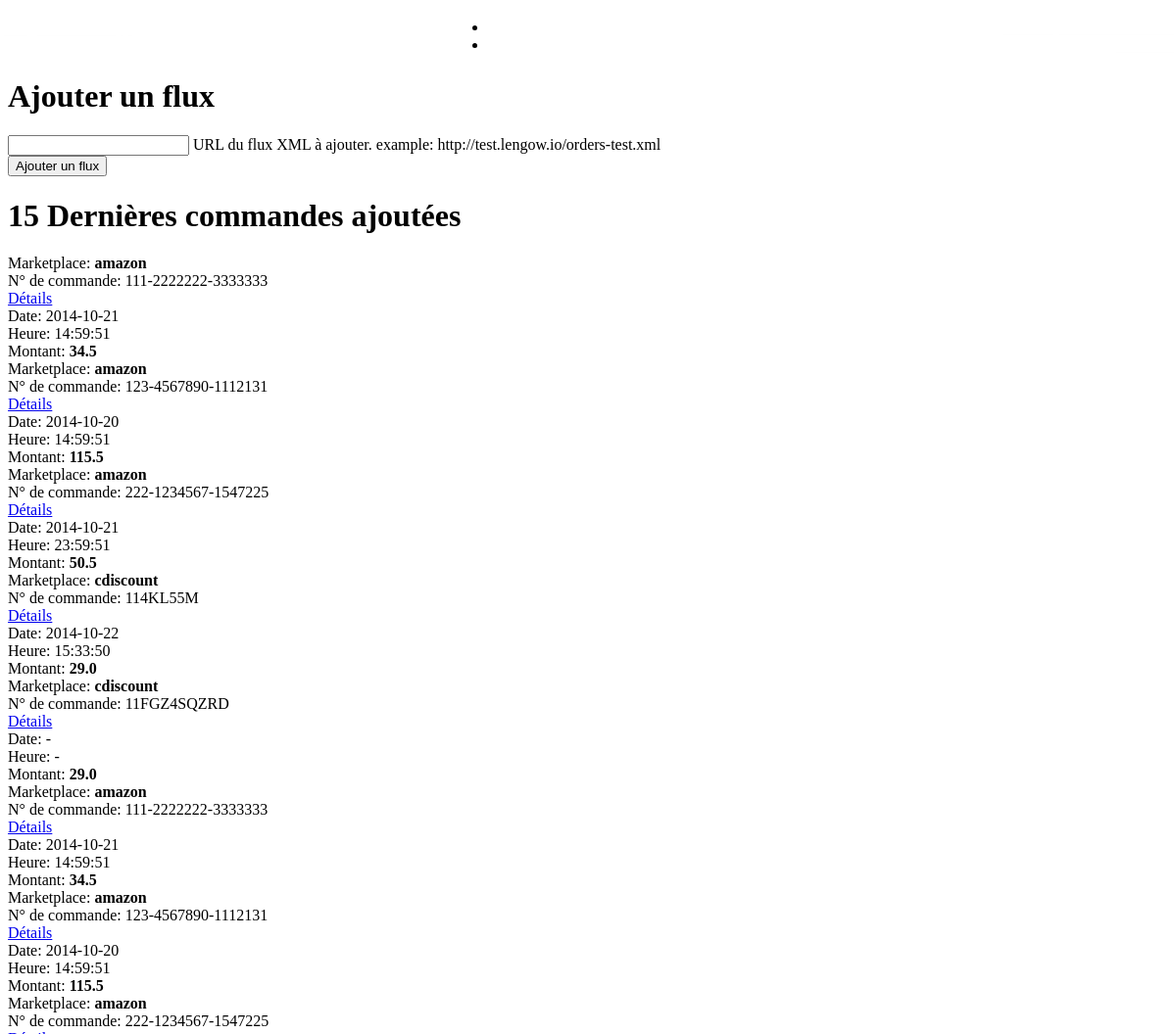
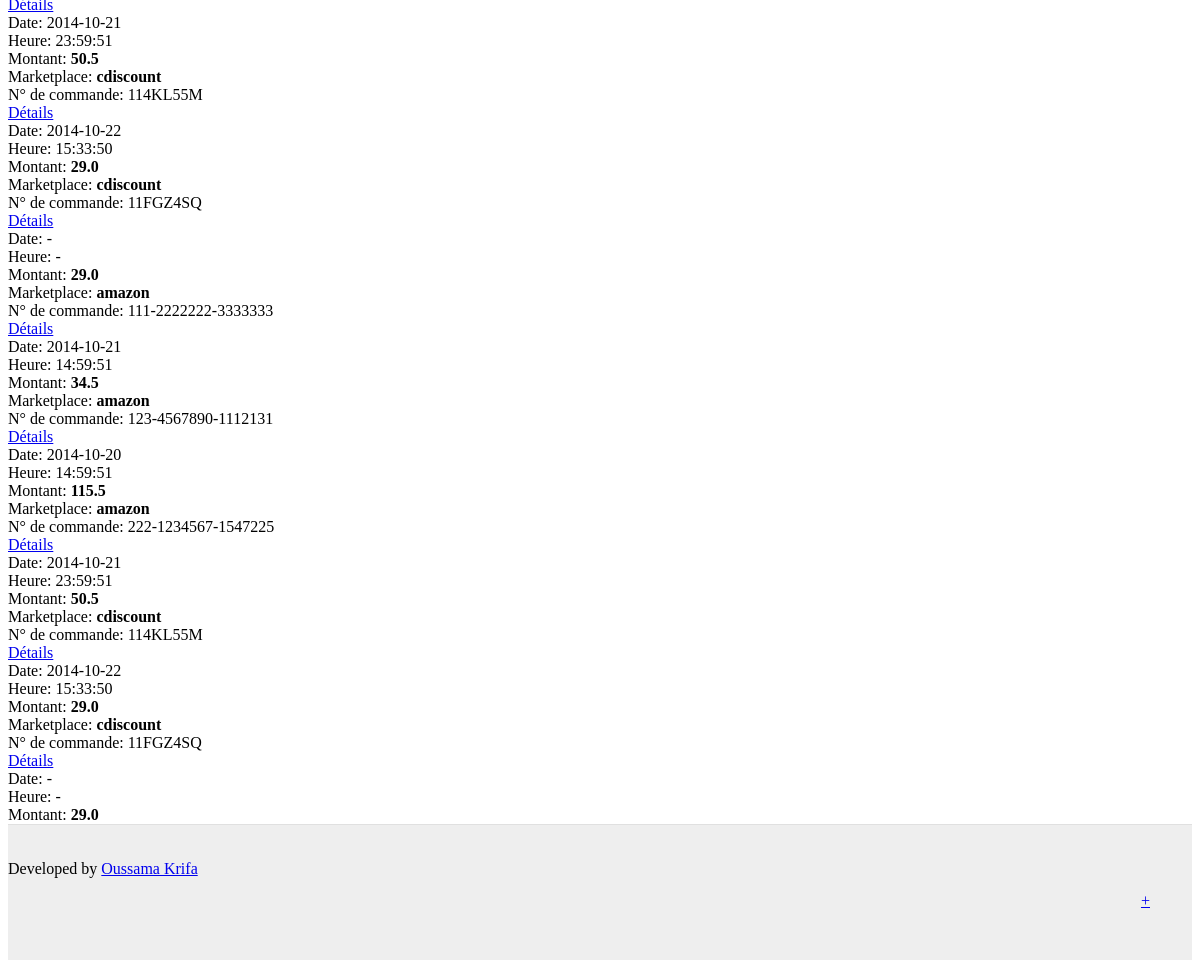
The page / on the database its author committed (2 pictures, top to bottom).
### orders/models.py (models this page shows)
class Order(models.Model):
    marketplace = models.CharField(max_length=50)
    order_id = models.CharField(max_length=50)
    order_purchase_date = models.CharField(max_length=15, blank=True)
    order_purchase_heure = models.CharField(max_length=15, blank=True)
    order_amount = models.CharField(max_length=50)

### orders/views.py (the view, shortened to what this page needs)
# urls.py: url(r'^$', views.index, name='index'),
def index(request):
    if request.method == 'GET':
        latest_orders = Order.objects.order_by('id')[:15]
        return render(request, 'orders/orders.html', {'latest_orders': latest_orders})
    else:
        latest_orders = Order.objects.order_by('id')[:15]
        return render(request, 'orders/orders.html', {'latest_orders': latest_orders})

### orders/templates/orders/orders.html (shortened to what this page needs)
{% extends 'base.html' %}
{% load staticfiles %}
{% block main %}
    <h1>Ajouter un flux</h1>
    <div class="mui-panel" xmlns="http://www.w3.org/1999/html">
        <form role="form" id="add-flux-form" action="" method="post">
            <div class="mui-textfield mui-textfield--float-label">
                <input type="text" name="url" required>
                <label>URL du flux XML à ajouter. example: http://test.lengow.io/orders-test.xml</label>
            </div>
            <input type="submit" class="mui-btn mui-btn--primary mui-btn--raised" value="Ajouter un flux" />
        </form>
    </div>
    {% if not latest_orders %}
        <div class="mui-panel">
            <h3><strong>Aucune</strong> commande n'a été trouvée, veuillez introduire de nouvelles commandes
                en ajoutant un <strong>flux</strong>.</h3>
        </div>
    {% else %}
        <h1>15 Dernières commandes ajoutées</h1>
    {% endif %}
    {% for order in latest_orders %}
    <div class="mui-panel">
        <div class="mui-row">
            <div class="mui-col-md-5 mui-col-sm-5">Marketplace: <strong>{{ order.marketplace }}</strong></div>
            <div class="mui-col-md-5 mui-col-sm-5">N° de commande: {{ order.order_id }}</div>
            <a class="mui-col-md-2 mui-col-sm-2 btn-detail mui-btn mui-btn--small mui-btn--primary mui-btn--raised" href="{% url 'order_detail' order.id %}">Détails</a>
        </div>
        <div class="mui-row">
            <div class="mui-col-md-3 mui-col-sm-3">Date: {{ order.order_purchase_date }}</div>
            <div class="mui-col-md-3 mui-col-sm-3">Heure: {{ order.order_purchase_heure }}</div>
            <div class="mui-col-md-3 mui-col-sm-3">Montant: <strong>{{ order.order_amount }}</strong></div>
        </div>
    </div>
    {% endfor %}
{% endblock main %}

### templates/base.html (shortened to what this page needs)
{% load staticfiles %}
<!doctype html>
<html>
<head>
    <link href="//cdn.muicss.com/mui-0.2.1/css/mui.min.css" rel="stylesheet" type="text/css" />
    <link href="{% static "css/style.css" %}" rel="stylesheet" type="text/css" />
</head>
<body>
{% block body %}
    <header class="mui-appbar mui--z1">
        <div class="mui-container">
            <table width="100%">
                <tr class="mui--appbar-height">
                    <td class="mui--text-title"><a href="{% url 'index' %}" class="title-link">Lengow Orders App</a></td>
                    <td align="right">
                        <ul class="mui-list--inline mui--text-body2">
                            <li><a href="{% url 'index' %}">Lister/Ajouter Commandes</a></li>
                            <li><a href="{% url 'search' %}">Chercher</a></li>
                        </ul>
                    </td>
                </tr>
            </table>
        </div>
    </header>
    <div class="mui-container">
        {% block main %}
        {% endblock main %}
    </div>
    <a class="mui-btn mui-btn--fab mui-btn--primary btn-add-order" title="Ajouter une commande" href="{% url 'order_add' %}">+</a>
{% endblock body %}
<footer>
    <div class="mui-container mui--text-center mui--text-bottom">
        Developed by <a href="http://oussamakrifa.com">Oussama Krifa</a>
    </div>
</footer>
</body>
</html>

### static/css/style.css (style rules this page uses)
html { height: 100%; }
body { height: 80%; margin-top: 80px; }
html, body, input, textarea, buttons { -webkit-font-smoothing: antialiased; -moz-osx-font-smoothing: grayscale; text-shadow: 1px 1px 1px rgba(0, 0, 0, 0.004); }
header { position: fixed; top: 0; right: 0; left: 0; z-index: 2; }
header ul.mui-list--inline { margin-bottom: 0; }
header a { color: white; }
footer { height: 100px; background-color: #eee; border-top: 1px solid #e0e0e0; padding-top: 35px; }
.btn-detail { width: 105px; }
.btn-add-order { position: fixed; bottom: 50px; right: 50px; }

### rows shown on the page
Order: marketplace "amazon", order_id "111-2222222-3333333", order_purchase_date "2014-10-21", order_purchase_heure "14:59:51", order_amount "34.5"
Order: marketplace "amazon", order_id "123-4567890-1112131", order_purchase_date "2014-10-20", order_purchase_heure "14:59:51", order_amount "115.5"
Order: marketplace "amazon", order_id "222-1234567-1547225", order_purchase_date "2014-10-21", order_purchase_heure "23:59:51", order_amount "50.5"
Order: marketplace "cdiscount", order_id "114KL55M", order_purchase_date "2014-10-22", order_purchase_heure "15:33:50", order_amount "29.0"
Order: marketplace "cdiscount", order_id "11FGZ4SQZRD", order_purchase_date "-", order_purchase_heure "-", order_amount "29.0"
Order: marketplace "amazon", order_id "111-2222222-3333333", order_purchase_date "2014-10-21", order_purchase_heure "14:59:51", order_amount "34.5"
Order: marketplace "amazon", order_id "123-4567890-1112131", order_purchase_date "2014-10-20", order_purchase_heure "14:59:51", order_amount "115.5"
Order: marketplace "amazon", order_id "222-1234567-1547225", order_purchase_date "2014-10-21", order_purchase_heure "23:59:51", order_amount "50.5"
Order: marketplace "cdiscount", order_id "114KL55M", order_purchase_date "2014-10-22", order_purchase_heure "15:33:50", order_amount "29.0"
Order: marketplace "cdiscount", order_id "11FGZ4SQ", order_purchase_date "-", order_purchase_heure "-", order_amount "29.0"
Order: marketplace "amazon", order_id "111-2222222-3333333", order_purchase_date "2014-10-21", order_purchase_heure "14:59:51", order_amount "34.5"
Order: marketplace "amazon", order_id "123-4567890-1112131", order_purchase_date "2014-10-20", order_purchase_heure "14:59:51", order_amount "115.5"
Order: marketplace "amazon", order_id "222-1234567-1547225", order_purchase_date "2014-10-21", order_purchase_heure "23:59:51", order_amount "50.5"
Order: marketplace "cdiscount", order_id "114KL55M", order_purchase_date "2014-10-22", order_purchase_heure "15:33:50", order_amount "29.0"
Order: marketplace "cdiscount", order_id "11FGZ4SQ", order_purchase_date "-", order_purchase_heure "-", order_amount "29.0"
